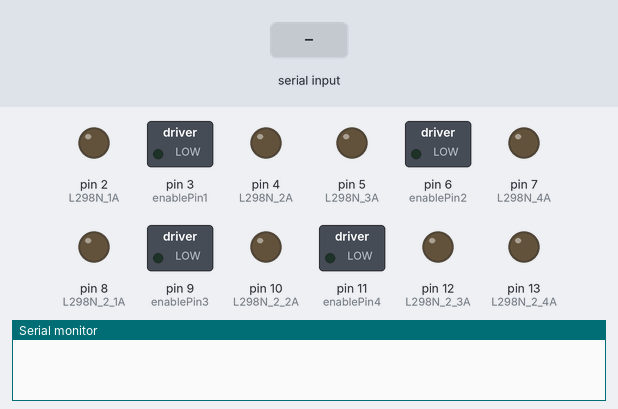
This sketch was run on a simulated Arduino Uno, built with avr-gcc and run on an emulated ATmega328P. Parts: switched loads named in the sketch (green lamp = pin HIGH), output pins drawn as LEDs (lit = HIGH), the last lines printed to the serial monitor. The inputs (shaded band) are chosen by the test bench.

Above: at 1.2 s.
1.3 s: "syncPi\n" received over Serial
2.8 s: "left\n" received over Serial
At 3.5 s:
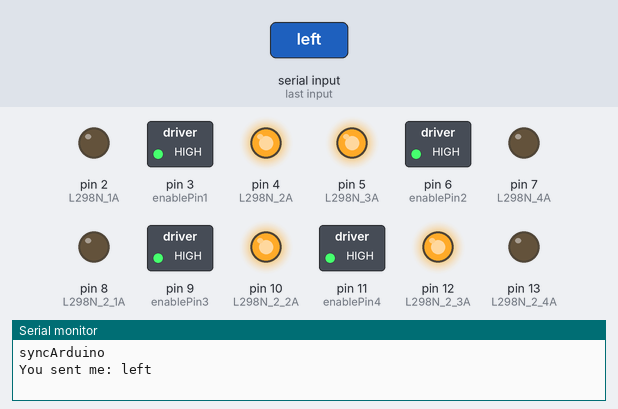
4.3 s: "center\n" received over Serial
At 4.8 s:
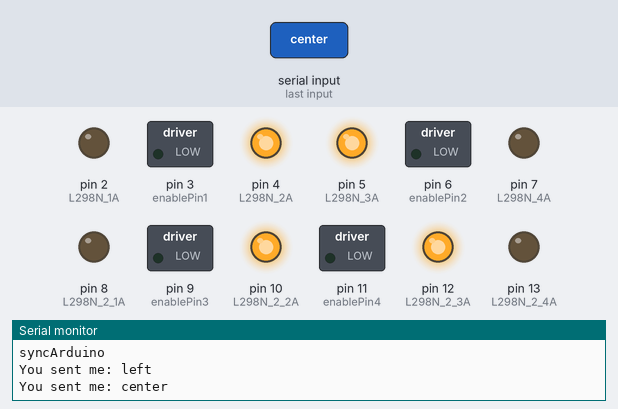
5.8 s: "right\n" received over Serial
At 7.0 s:
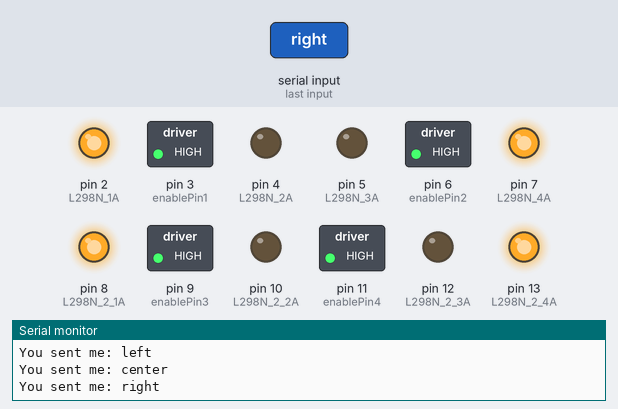
7.3 s: "center\n" received over Serial
At 8.2 s:
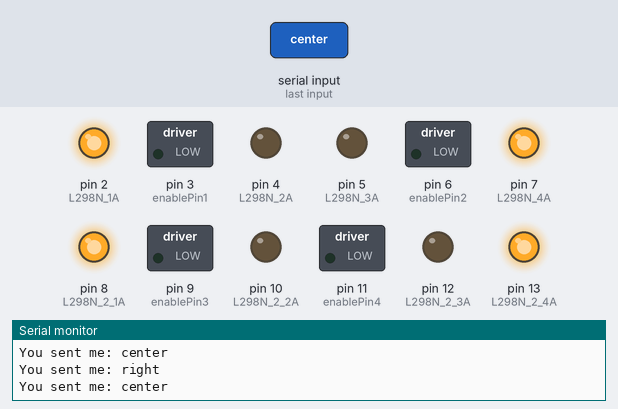
Timing chart, 0 to 9.8 s (numbered marks = the images above; inputs shaded):
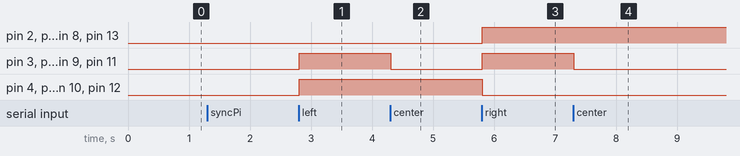

Measured:
- after the input at 2.8 s, pin 3 (enablePin1), pin 4 (L298N_2A), pin 5 (L298N_3A), pin 6 (enablePin2), pin 9 (enablePin3), pin 10 (L298N_2_2A), pin 11 (enablePin4), pin 12 (L298N_2_3A): LOW → HIGH at once
- after the input at 4.3 s, pin 3 (enablePin1), pin 6 (enablePin2), pin 9 (enablePin3), pin 11 (enablePin4): HIGH → LOW at once
- after the input at 5.8 s, pin 2 (L298N_1A), pin 3 (enablePin1), pin 6 (enablePin2), pin 7 (L298N_4A), pin 8 (L298N_2_1A), pin 9 (enablePin3), pin 11 (enablePin4), pin 13 (L298N_2_4A): LOW → HIGH at once; pin 4 (L298N_2A), pin 5 (L298N_3A), pin 10 (L298N_2_2A), pin 12 (L298N_2_3A): HIGH → LOW at once
- after the input at 7.3 s, pin 3 (enablePin1), pin 6 (enablePin2), pin 9 (enablePin3), pin 11 (enablePin4): HIGH → LOW at once

The sketch:

feedback.ino
```cpp
// Right Motors
int enablePin1 = 3;
int L298N_1A = 2;
int L298N_2A = 4;
int enablePin2 = 6;
int L298N_3A = 5;
int L298N_4A = 7;

// Left Motors
int enablePin3 = 9;
int L298N_2_1A = 8;
int L298N_2_2A = 10;
int enablePin4 = 11;
int L298N_2_3A = 12;
int L298N_2_4A = 13;

bool syncPi = false;

void setup() {
  Serial.begin(9600);

  setupL298N();
}

void setupL298N()
{
  //Serial.begin(9600);

  // ---------------------------------------------------
  // Right Motors
  // ---------------------------------------------------

  pinMode(enablePin1, OUTPUT);
  pinMode(L298N_1A, OUTPUT);
  pinMode(L298N_2A, OUTPUT);

  pinMode(enablePin2, OUTPUT);
  pinMode(L298N_3A, OUTPUT);
  pinMode(L298N_4A, OUTPUT);

  // ---------------------------------------------------
  // Left Motors
  // ---------------------------------------------------

  pinMode(enablePin3, OUTPUT);
  pinMode(L298N_2_1A, OUTPUT);
  pinMode(L298N_2_2A, OUTPUT);

  pinMode(enablePin4, OUTPUT);
  pinMode(L298N_2_3A, OUTPUT);
  pinMode(L298N_2_4A, OUTPUT);
}

// duration in milliseconds, speed between 0 and 255
void spinRight(int duration, int speed)
{
  analogWrite(enablePin1, speed);
  analogWrite(enablePin2, speed);
  analogWrite(enablePin3, speed);
  analogWrite(enablePin4, speed);

  // ---------------------------------------------------
  // Right Motors
  // ---------------------------------------------------

  // Counter Clockwise left motor
  digitalWrite(L298N_1A, HIGH);
  digitalWrite(L298N_2A, LOW);

  // Clockwise right motor
  digitalWrite(L298N_3A, LOW);
  digitalWrite(L298N_4A, HIGH);

  // ---------------------------------------------------
  // Left Motors
  // ---------------------------------------------------

  // Counter Clockwise left motor
  digitalWrite(L298N_2_1A, HIGH);
  digitalWrite(L298N_2_2A, LOW);

  // Clockwise right motor
  digitalWrite(L298N_2_3A, LOW);
  digitalWrite(L298N_2_4A, HIGH);

  delay(duration);
}

// duration in milliseconds, speed between 0 and 255
void spinLeft(int duration, int speed)
{
  analogWrite(enablePin1, speed);
  analogWrite(enablePin2, speed);
  analogWrite(enablePin3, speed);
  analogWrite(enablePin4, speed);

  // ---------------------------------------------------
  // Right Motors
  // ---------------------------------------------------

  // Counter Clockwise left motor
  digitalWrite(L298N_1A, LOW);
  digitalWrite(L298N_2A, HIGH);

  // Clockwise right motor
  digitalWrite(L298N_3A, HIGH);
  digitalWrite(L298N_4A, LOW);

  // ---------------------------------------------------
  // Left Motors
  // ---------------------------------------------------

  // Counter Clockwise left motor
  digitalWrite(L298N_2_1A, LOW);
  digitalWrite(L298N_2_2A, HIGH);

  // Clockwise right motor
  digitalWrite(L298N_2_3A, HIGH);
  digitalWrite(L298N_2_4A, LOW);

  delay(duration);
}

void stop()
{
  analogWrite(enablePin1, 0);
  analogWrite(enablePin2, 0);
  analogWrite(enablePin3, 0);
  analogWrite(enablePin4, 0);
}

// duration in milliseconds, speed between 0 and 255
void forward(int duration, int speed)
{
  analogWrite(enablePin1, speed);
  analogWrite(enablePin2, speed);
  analogWrite(enablePin3, speed);
  analogWrite(enablePin4, speed);

  // ---------------------------------------------------
  // Right Motors
  // ---------------------------------------------------

  // Counter Clockwise left motor
  digitalWrite(L298N_1A, HIGH);
  digitalWrite(L298N_2A, LOW);

  // Clockwise right motor
  digitalWrite(L298N_3A, LOW);
  digitalWrite(L298N_4A, HIGH);

  // ---------------------------------------------------
  // Left Motors
  // ---------------------------------------------------

  // Counter Clockwise left motor
  digitalWrite(L298N_2_1A, LOW);
  digitalWrite(L298N_2_2A, HIGH);

  // Clockwise right motor
  digitalWrite(L298N_2_3A, HIGH);
  digitalWrite(L298N_2_4A, LOW);

  delay(duration);
}

void(* resetFunc) (void) = 0;

void loop() {
  /*
  spinLeft(50000, 255);
  stop();
  while (true)
  {
    delay(1);
  }
  */

  //Serial.setTimeout(5000);

  /*
  Do some intial sync.
  Raspi sends "syncPi"
  if we read "syncPi" then continue, else reset
  */


  if (Serial.available() > 0) {
    String data = Serial.readStringUntil('\n');
    //String data = Serial.readString();

    if (syncPi == false)
    {
      if (data == "syncPi")
      {
        syncPi = true;
        Serial.println("syncArduino");
        Serial.flush();
        return;
      }
      else
      {
        Serial.println("syncFail");
        Serial.flush();
        delay(2000);
        resetFunc();
      }
    }

    if (data == "center")
    {
      //forward(600, 200);
      stop();
    }
    else if (data == "left")
    {
      spinLeft(0, 255);
      //stop();
    }
    else if (data == "right")
    {
      spinRight(0, 255);
      //stop();
    }
    else
    {
      //stop();
    }

    Serial.print("You sent me: ");
    Serial.println(data);
    Serial.flush();
  }
}
```
